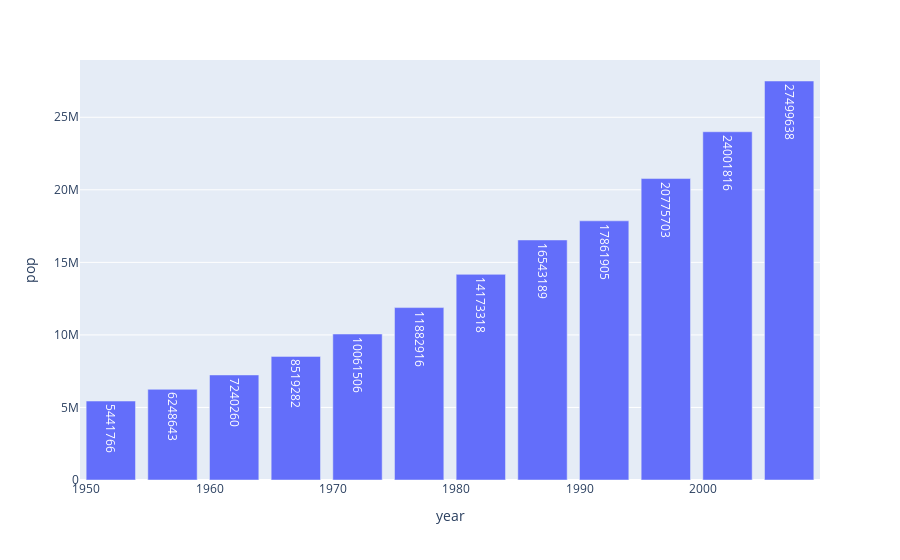

Write notebook code for a chart like this one.
### Markdown cell above
## Bar plots

### Code cell
df_us = px.data.gapminder().query("country == 'Iraq'")
px.bar(df_us, x='year', y='pop', text='pop')

### Figure 1 — Plotly figure (JSON) as saved in the notebook; plotly's stock layout.template omitted (floating-point values rounded to 4 significant figures)
{"data": [{"alignmentgroup": "True", "hovertemplate": "year=%{x}<br>pop=%{text}<extra></extra>", "legendgroup": "", "marker": {"color": "#636efa", "pattern": {"shape": ""}}, "name": "", "offsetgroup": "", "orientation": "v", "showlegend": false, "text": [5441766, 6248643, 7240260, 8519282, 10061506, 11882916, 14173318, 16543189, 17861905, 20775703, 24001816, 27499638], "textposition": "auto", "type": "bar", "x": [1952, 1957, 1962, 1967, 1972, 1977, 1982, 1987, 1992, 1997, 2002, 2007], "xaxis": "x", "y": [5441766, 6248643, 7240260, 8519282, 10061506, 11882916, 14173318, 16543189, 17861905, 20775703, 24001816, 27499638], "yaxis": "y"}], "layout": {"autosize": true, "barmode": "relative", "legend": {"tracegroupgap": 0}, "margin": {"t": 60}, "xaxis": {"anchor": "y", "autorange": true, "domain": [0, 1], "range": [1950.0, 2010.0], "title": {"text": "year"}, "type": "linear"}, "yaxis": {"anchor": "x", "autorange": true, "domain": [0, 1], "range": [0, 28950000.0], "title": {"text": "pop"}, "type": "linear"}}}
